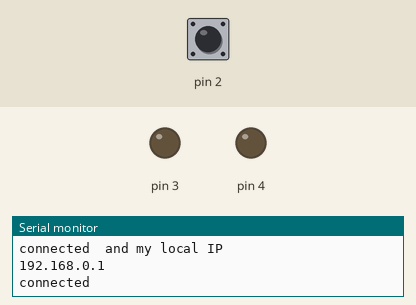
Recording of a sketch running on a simulated Arduino Uno, built with avr-gcc and run on an emulated ATmega328P. Parts: output pins drawn as LEDs (lit = HIGH), the last lines printed to the serial monitor. Dashed ring = blinking. The test bench sets the inputs (shaded band); at power-on: pin 2 LOW. WiFi joins after 1.5 s; servers stay silent unless stated; pins used as bus, display or sensor lines are not drawn.

Above: at 1.8 s.
1.9 s: pin 2 driven HIGH
At 2.6 s:
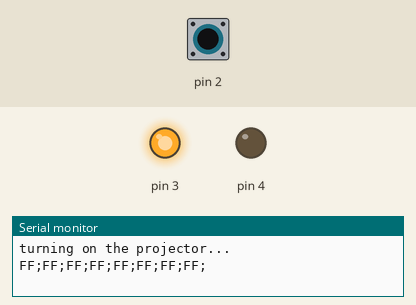
3.4 s: pin 2 pulsed LOW 2 times (0.12 s each, 0.3 s apart)
At 3.78 s:
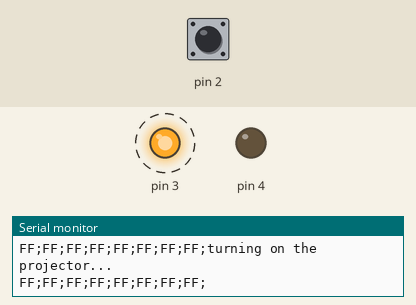
Timing chart, 0 to 6.4 s (numbered marks = the images above; inputs shaded):
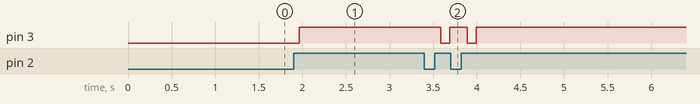

The sketch:

TCP_ver_1.3_.ino
```cpp
// This project is the basic script to design and implement low cost
// controllling system for the proejectors using Hex commands through
// TCP 7142 port
//https://www.industrialshields.com/blog/arduino-industrial-1/post/how-to-create-a-tcp-client-on-an-arduino-based-plc-55
#include <Ethernet.h>
#include <SPI.h>

byte mac[] = { 0xDE, 0xAD, 0xBE, 0xEF, 0xFE, 0xED };
byte ip[] = {192,168,0,1};
byte projector[] = {192,168,0,10}; // the projector IP
byte variable[22];//21,because the status reply is 21 bytes

int k=0,Reset=5;
int x=0;// acts as a flag for the yellow led
int y=0;// acts as a flag for the red led
EthernetClient client;
byte commandOn[]={0x02,0x00,0x00,0x00,0x00,0x02};// turn on command
byte commandOff[]={0x02,0x01,0x00,0x00,0x00,0x03};// turn off command
byte StatusReq []={0x00,0x85,0x00,0x00,0x01,0x01,0x87};//running status command
void setup()
{
digitalWrite(Reset, HIGH);
Ethernet.begin(mac, ip);
Serial.begin(9600);
pinMode(Reset, OUTPUT);
pinMode(2,INPUT);
pinMode(3,OUTPUT);
pinMode(4,OUTPUT);

delay(200);
Serial.println("connecting to the projector...");
client.connect(projector,7142);
if (client.connect(projector, 7142)) {
    Serial.println("connected  and my local IP");
    Serial.println(Ethernet.localIP());
    Serial.println("connected");

    }
  else {
    Serial.println("connection failed, Reconnecting....");
    client.connect(projector, 7142);
    if (client.connect(projector, 7142)) {
      Serial.println("finally connected");
    }
  }
attachInterrupt(digitalPinToInterrupt(2),Intrrupt, RISING);
}

void loop(){
 // if(digitalRead(2)==HIGH){
   // delay(200);
   // ProjStatus();
   //TurnOn();
   //TurnOff();
  //getStatus();
  //Serial.println(" ");
  //Serial.println(k=k+1);
 }
//============================================================
//=============Function Declarations======================
//---------------------the interrupt function----------------------------------------
void  Intrrupt(){// this function is called whenever the button is pressed
//Process_Status();
// ProjStatus();
   //TurnOn();
  // TurnOff();
  //getStatus();
Active_Status();
delay(500);
if(y==1){
  Serial.println("turning off the projector...");
  TurnOff();
  }
  if(y==0){
  Serial.println("turning on the projector...");
  TurnOn();
  }

}
//---------------Activity Process--------------------------
void Active_Status(){ //here to check if the projector is on standby or active
  getStatus();
 // delay(1000);
  byte p=variable[7];
  Serial.println(" ");
  if(p==0){
    Serial.println("The projector is on standby....");
    digitalWrite(3,LOW);
    y=0;

    }
  if(p==1){
  Serial.println("the projector is Actively running...... ");
  digitalWrite(3,HIGH);
  y=1;
  }
}
//--------------Turn off the Projector------------------------------------------------
void TurnOff(){
client.write(commandOff,sizeof(commandOff));//turn off the projector
 delay(100);
 for(int i=0;i<8;i++){
      variable[i] = client.read();}
   for(int i=0;i<8;i++){ // to understand the response, refer to page 15 on the control manual
      Serial.print(variable[i],HEX);
      Serial.print(";");}
       y=0;
    digitalWrite(3,LOW);
    delay(10000);
    digitalWrite(Reset, LOW);
  }
//-----------------Turn on the projector----------------------------------------------
  void TurnOn(){
client.write(commandOn,sizeof(commandOn));//turn off the projector
 delay(100);
for(int i=0;i<8;i++){
     variable[i] = client.read();}
    for(int i=0;i<8;i++){ // to understand the response, refer to page 15 on the control manual
      Serial.print(variable[i],HEX);
       Serial.print(";");}
         y=1;
    digitalWrite(3,HIGH);
  }
//---------------Get the status of the projector----------------------------------------------------------
void getStatus(){
client.write(StatusReq,sizeof(StatusReq));// get the on/ff status
    //delay(600);
 for(int i=0;i<22;i++){
      variable[i] = client.read();}
       Serial.println(" ");
    for(int i=0;i<22;i++){ // to understand the response, refer to page 15 on the control manual
      Serial.print(variable[i],HEX);
       Serial.print(";");
       client.flush();
  }
  }
/*
//--------Process Status------------------------------------
void Process_Status(){ //check if the projector is in the process of (turning-on/turning-off)
     getStatus();
 byte l=variable[9];
  Serial.println(" ");
  if((l)==0){
    Serial.println("The projector is available....");
    digitalWrite(4,LOW);
   x=0;
    }
  else{
  Serial.println("the projector is busy and currently it doesn't accept any command...... ");
  digitalWrite(4,HIGH);
  x=1;
 }}
 */
```

Measured:
- after the input at 1.9 s, pin 3: LOW → HIGH after 0.07 s
- after the input at 3.4 s, pin 3: alternates HIGH for 0.20 s and LOW for 0.10 s, 4 changes in all, then stays HIGH, starting after 0.19 s
